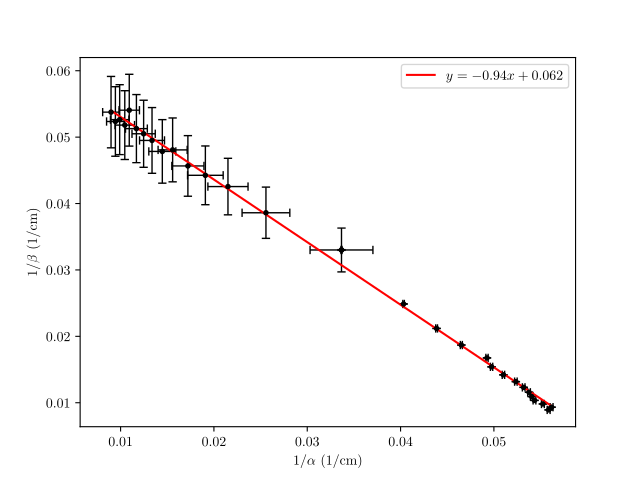

Python code for this plot:
import numpy as np
import matplotlib.pyplot as plt
from matplotlib import rc
import pandas as pd
from scipy.optimize import curve_fit

# Write with LaTeX
rc('text', usetex=True)
rc('font', family='serif')

# Read .csv file
file = pd.read_csv('Exp1.csv', header=None)

a = file[0][19:33]
da = file[1][19:33]

b = file[2][19:33]
db = file[3][19:33]

aa = file[4][19:33]
daa = file[5][19:33]

bb = file[6][19:33]
dbb = file[7][19:33]

# Consentrate the Data
A = np.concatenate((a,aa))
dA = np.concatenate((da,daa))

B = np.concatenate((b,bb))
dB = np.concatenate((db,dbb))

# Convert them to numbers
A = np.array([float(i) for i in A])
dA = np.array([float(i) for i in dA])

B = np.array([float(i) for i in B])
dB = np.array([float(i) for i in dB])

# Fit Linear Function to Data
def func(x, a, b):
    return a*x + b

popt, pcov = curve_fit(func, xdata=A, ydata=B)
err = np.sqrt(np.diag(pcov))

# Visualize the Data by Ploting Them with their Errors
fig, ax = plt.subplots(1,1)

ax.errorbar(A, B, xerr=dA, yerr=dB, color='black', capsize=3, elinewidth=1, markeredgewidth=1, linestyle='None', marker='.')
ax.plot(A, func(A, *popt), label=f'$y={format(popt[0], ".2f")}x+{format(popt[1],".3f")}$', color = 'red')
ax.set_ylabel("$1/\\beta$ $(1/\mathrm{cm})$")
ax.set_xlabel("$1/\\alpha$ $(1/\mathrm{cm})$")
ax.legend()

fig.tight_layout()

plt.show()

# Print line slope and constant coefficient
print(f"k ± dk = {popt[0]} ± {err[0]},\n\n m ± dm = {popt[1]} ± {err[1]}")
